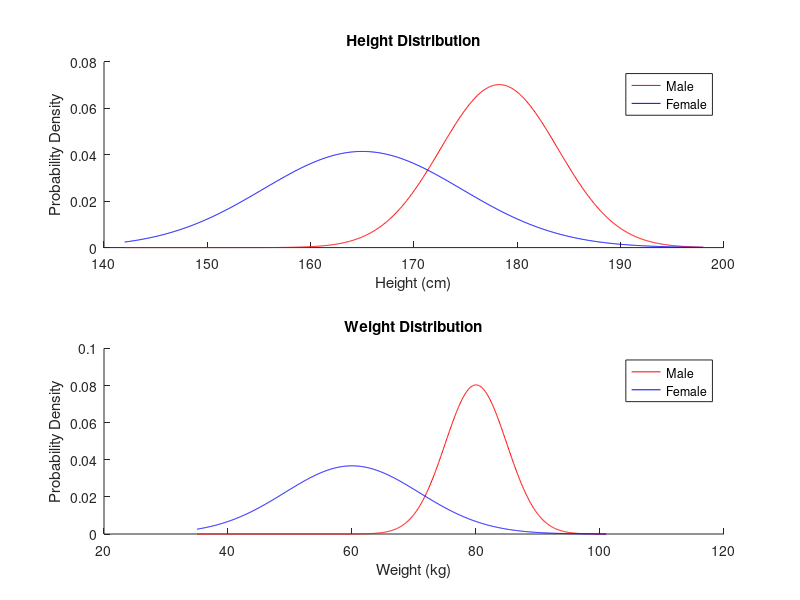
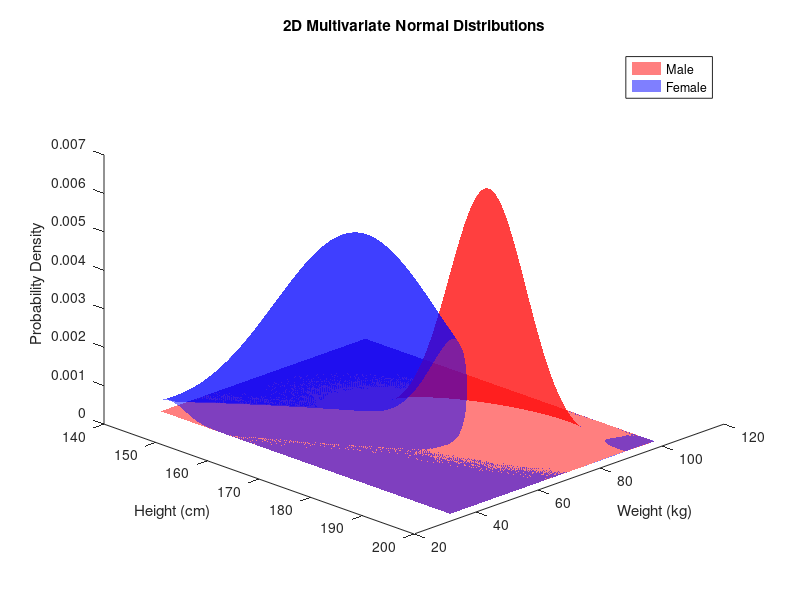
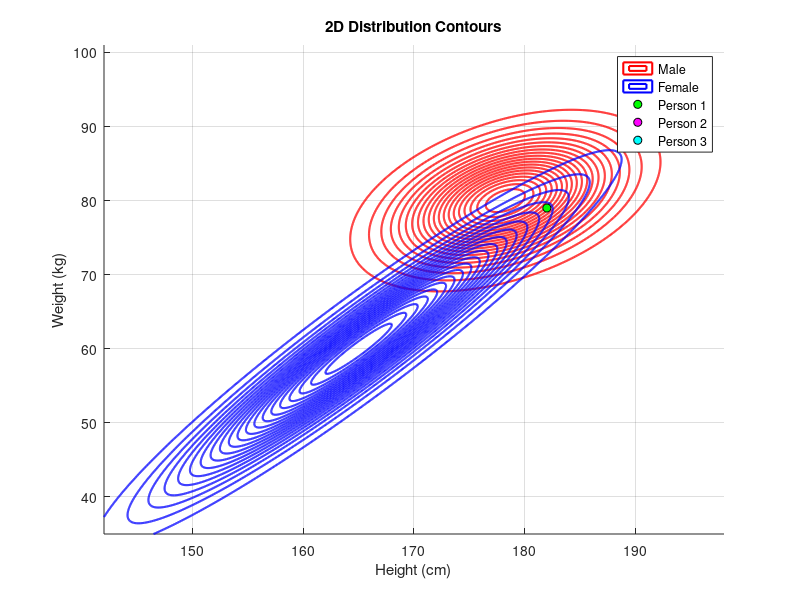

Here is the MATLAB script that generated these plots, in order:
%% Laden der Daten

    % TODO
    genderData = load('genderData.mat');
    height_male = genderData.height_m_in_cm;
    height_female = genderData.height_f_in_cm;
    weight_male = genderData.weight_m_in_kg;
    weight_female = genderData.weight_f_in_kg;
%% Schätzung der Parameter der Verteilungen

    % TODO
    mu_height_male = mean(height_male);
    var_height_male = var(height_male);
    sigma_height_male = std(height_male);
    mu_height_female = mean(height_female);
    var_height_female = var(height_female);
    sigma_height_female = std(height_female);

    mu_weight_male = mean(weight_male);
    var_weight_male = var(weight_male);
    sigma_weight_male = std(weight_male);
    mu_weight_female = mean(weight_female);
    var_weight_female = var(weight_female);
    sigma_weight_female = std(weight_female);
    %% Darstellung der geschätzen Verteilungen

    % TODO
    height_range = linspace([min([height_male; height_female]) - 10], [max([height_male; height_female]) + 15], 1000);
    weight_range = linspace([min([weight_male; weight_female]) - 10], [max([weight_male; weight_female]) + 15], 1000);

    figure;
    subplot(2,1,1);
    hold on
    plot(height_range, normpdf(height_range, mu_height_male, sigma_height_male), 'r', 'DisplayName', 'Male');
    plot(height_range, normpdf(height_range, mu_height_female, sigma_height_female), 'b', 'DisplayName', 'Female');
    title('Height Distribution');
    xlabel('Height (cm)');
    ylabel('Probability Density');
    legend;
    hold off;

    subplot(2,1,2);
    hold on
    plot(weight_range, normpdf(weight_range, mu_weight_male, sigma_weight_male), 'r', 'DisplayName', 'Male');
    plot(weight_range, normpdf(weight_range, mu_weight_female, sigma_weight_female), 'b', 'DisplayName', 'Female');
    title('Weight Distribution');
    xlabel('Weight (kg)');
    ylabel('Probability Density');
    legend;
    hold off;


    cov_male = cov([height_male, weight_male]);
    cov_female = cov([height_female, weight_female]);

    fprintf('Male covariance matrix:\n');
    disp(cov_male);
    fprintf('Expected variances - Height: %.2f, Weight: %.2f\n', var_height_male, var_weight_male);
    
    fprintf('\nFemale covariance matrix:\n');
    disp(cov_female);
    fprintf('Expected variances - Height: %.2f, Weight: %.2f\n', var_height_female, var_weight_female);

    %% Task C)
    mu_male = [mu_height_male, mu_weight_male];
    mu_female = [mu_height_female, mu_weight_female];
    [H, W] = meshgrid(height_range, weight_range);
    X = [H(:), W(:)];
    
    pdf_male = mvnpdf(X, mu_male, cov_male);
    pdf_female = mvnpdf(X, mu_female, cov_female);

    pdf_male = reshape(pdf_male, size(H));
    pdf_female = reshape(pdf_female, size(H));
    
    % 3D surface plot
    figure;
    hold on;
    surf(H, W, pdf_male, 'FaceColor', 'r', 'FaceAlpha', 0.5, 'EdgeColor', 'none');
    surf(H, W, pdf_female, 'FaceColor', 'b', 'FaceAlpha', 0.5, 'EdgeColor', 'none');
    xlabel('Height (cm)');
    ylabel('Weight (kg)');
    zlabel('Probability Density');
    title('2D Multivariate Normal Distributions');
    legend('Male', 'Female');
    view(45, 30);
    hold off;

%% Naiver Bayes Klassifikator
%  Variablen unabhängig, eindimensionale Normalverteilungen

    % TODO
    f1 = [182, 79];
    f2 = [188, 130];
    f3 = [195, 95];
    
    % Prior probabilities
    p_male = 0.5;
    p_female = 0.5;
    
    % Classify using naive Bayes (features are independent)
    persons = {f1, f2, f3};
    
    fprintf('\n=== Naive Bayes Classification ===\n');
    for i = 1:3
        person = persons{i};
        height = person(1);
        weight = person(2);
        
        % Naive Bayes: Product of individual 1D normal distributions
        % argmax p(C) * N(f1_k | mu_C,k, sigma_C,k^2) * N(f2_k | mu_C,k, sigma_C,k^2)
        p_male_given = p_male * normpdf(height, mu_male(1), var_height_male) * normpdf(weight, mu_male(2), var_weight_male);
        
        p_female_given = p_female * normpdf(height, mu_female(1), var_height_female) * normpdf(weight, mu_female(2), var_weight_female);
        
        if p_male_given > p_female_given
            classification = 'Male';
        else
            classification = 'Female';
        end
        
        fprintf('Person %d (%.0f cm, %.0f kg): %s (Male: %.2e, Female: %.2e)\n', ...
                i, height, weight, classification, p_male_given, p_female_given);
    end

    % Contour plot
    figure;
    hold on;
    contour(H, W, pdf_male, 20, 'r', 'LineWidth', 1.5);
    contour(H, W, pdf_female, 20, 'b', 'LineWidth', 1.5);
    xlabel('Height (cm)');
    ylabel('Weight (kg)');
    title('2D Distribution Contours');
    legend('Male', 'Female');
    grid on;
    % Plot the points
    plot(f1(1), f1(2), 'ko', 'MarkerFaceColor', 'g', 'DisplayName', 'Person 1');
    plot(f2(1), f2(2), 'ko', 'MarkerFaceColor', 'm', 'DisplayName', 'Person 2');
    plot(f3(1), f3(2), 'ko', 'MarkerFaceColor', 'c', 'DisplayName', 'Person 3');
    hold off;
   
%% Bayes Klassifikator
%  Variablen abhängig, mehrdimensionale Normalverteilung

    % TODO
    fprintf('\n=== Full Bayes Classification (with covariance) ===\n');
    for i = 1:3
        person = persons{i};
        
        % Full Bayes: argmax p(C) * N(f^i | mu_C, Sigma_C)
        % Uses multivariate normal distribution with full covariance matrix
        p_male_given = p_male * mvnpdf(person, mu_male, cov_male);
        
        p_female_given = p_female * mvnpdf(person, mu_female, cov_female);
        
        if p_male_given > p_female_given
            classification = 'Male';
        else
            classification = 'Female';
        end
        
        fprintf('Person %d (%.0f cm, %.0f kg): %s (Male: %.2e, Female: %.2e)\n', ...
                i, person(1), person(2), classification, p_male_given, p_female_given);
    end